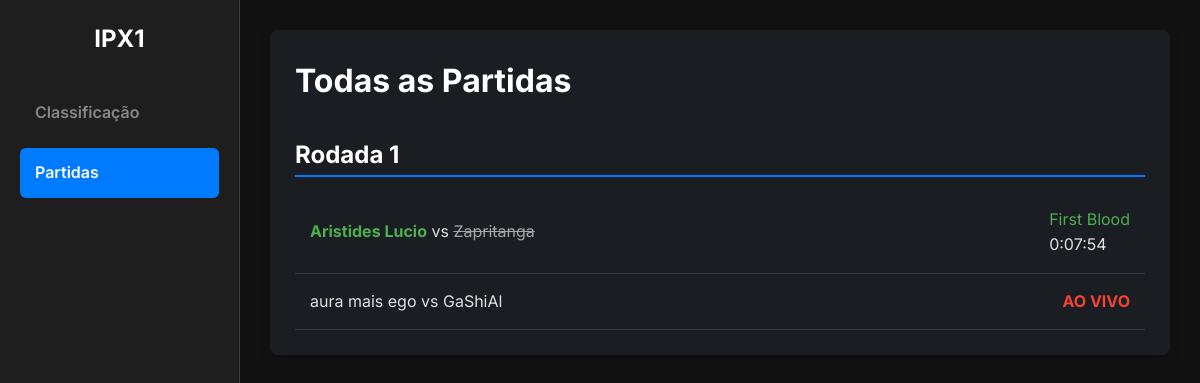
The page /matches/ on the database its author committed.
### roundRobin/models.py (models this page shows, shortened)
class Match(models.Model):
    STATUS_SCHEDULED = 'scheduled'
    STATUS_LIVE = 'live'
    STATUS_COMPLETED = 'completed'
    STATUS_CHOICES = [
        (STATUS_SCHEDULED, 'Agendada'),
        (STATUS_LIVE, 'Ao Vivo'),
        (STATUS_COMPLETED, 'Concluída'),
    ]
    status = models.CharField(
        max_length=10,
        choices=STATUS_CHOICES,
        default=STATUS_SCHEDULED, # Toda nova partida começa como "Agendada"
        db_index=True # Facilita filtrar por status
    )
    player1 = models.ForeignKey(Player, on_delete=models.CASCADE, related_name="matches_as_player1")
    player2 = models.ForeignKey(Player, on_delete=models.CASCADE, related_name="matches_as_player2")
    round_number = models.IntegerField(choices=ROUND_CHOICES, default=1, db_index=True)
    scheduled_time = models.DateTimeField(verbose_name="Horário Agendado", null=True, blank=True)
    winner = models.ForeignKey(
        Player,
        on_delete=models.SET_NULL,
        related_name="won_matches",
        null=True, # Partidas agendadas não têm vencedor
        blank=True
    )
    duration = models.DurationField(
        verbose_name="Duração da Partida",
        null=True, # Partidas agendadas não têm duração
        blank=True
    )
    WIN_CONDITION_FIRST_BLOOD = 'first_blood'
    WIN_CONDITION_FARM = 'farm'
    WIN_CONDITION_CHOICES = [
        (WIN_CONDITION_FIRST_BLOOD, "First Blood"),
        (WIN_CONDITION_FARM, "Farm"),
    ]
    win_condition = models.CharField(
        max_length=20,
        choices=WIN_CONDITION_CHOICES,
        null=True, # Partidas agendadas não têm condição de vitória
        blank=True
    )
    player1_farm = models.IntegerField(default=0)
    player2_farm = models.IntegerField(default=0)
    created_at = models.DateTimeField(auto_now_add=True)
    class Meta:
        ordering = ['round_number', 'scheduled_time']
        verbose_name = "Partida"
        verbose_name_plural = "Partidas"

class Player(models.Model):
    username = models.CharField(
        verbose_name = "Nome de Usuario",
        max_length=50,
        null=False,
        blank=False,
        unique=True # Garante que não existam dois jogadores com o mesmo nome
        )
    wins = models.IntegerField(default=0) # Total de vitórias
    losses = models.IntegerField(default=0) # Total de derrotas
    first_blood_wins = models.IntegerField(default=0) # Vitórias rápidas (antes do limite)
    farm_wins = models.IntegerField(default=0) # Vitórias longas (depois do limite)
    total_farm = models.IntegerField(default=0) # Total de farm (em vitórias e derrotas)
    total_kills = models.IntegerField(default=0) # Total de abates (só em vitórias rápidas)
    total_deaths = models.IntegerField(default=0) # Total de mortes (só em derrotas rápidas)
    total_win_time = models.DurationField(
        default=timedelta(0),
        help_text="Tempo total de vitória acumulado."
    )

### roundRobin/views.py (the view)
# urls.py: path('matches/', views.match_list_view, name='match-list'),
def match_list_view(request):
    rounds_data = []
    all_matches = Match.objects.all().order_by('round_number', 'scheduled_time')
    for round_num in range(1, TOTAL_ROUNDS + 1):
        matches_in_round = [m for m in all_matches if m.round_number == round_num]
        if matches_in_round:
            rounds_data.append({
                'round_number': round_num,
                'matches': matches_in_round # Passa a lista de objetos Match direto
            })
    context = {
        'rounds_list': rounds_data,
        'STATUS_COMPLETED': Match.STATUS_COMPLETED,
        'STATUS_LIVE': Match.STATUS_LIVE,
        'STATUS_SCHEDULED': Match.STATUS_SCHEDULED,
    }
    return render(request, 'roundRobin/match_list.html', context)

### roundRobin/templates/roundRobin/match_list.html (shortened to what this page needs)
{% extends "roundRobin/base.html" %}
{% block content %}
    <div class="container">
        <h1>Todas as Partidas</h1>
        {% for round_data in rounds_list %}
            <h2 class="round-header">Rodada {{ round_data.round_number }}</h2>
            <ul class="match-list">
                {% for match in round_data.matches %}
                <li class="match-item">
                    {% if match.status == STATUS_COMPLETED %}
                        <div class="match-players">
                            {% if match.winner == match.player1 %}
                                <span class="player-winner">{{ match.player1.username }}</span>
                                vs
                                <span class="player-loser">{{ match.player2.username }}</span>
                            {% else %}
                                <span class="player-winner">{{ match.player2.username }}</span>
                                vs
                                <span class="player-loser">{{ match.player1.username }}</span>
                            {% endif %}
                        </div>
                        <div class="match-details">
                            <span style="color: var(--win-color)">{{ match.get_win_condition_display }}</span>
                            <div>{{ match.duration }}</div>
                        </div>
                    {% elif match.status == STATUS_LIVE %}
                        <div class="match-players">
                            <span style="color: var(--text-color)">{{ match.player1.username }}</span>
                            vs
                            <span style="color: var(--text-color)">{{ match.player2.username }}</span>
                        </div>
                        <div class="match-details">
                            <span style="color: var(--lose-color); font-weight: 700;">AO VIVO</span>
                        </div>
                    {% endif %}
                </li>
                {% endfor %}
            </ul>
        {% empty %}
            <p style="text-align: center;">Nenhuma partida agendada ou concluída no sistema.</p>
        {% endfor %}
    </div>
{% endblock %}

### roundRobin/templates/roundRobin/base.html (style rules this page uses)
:root { --bg-color: #121212; --sidebar-bg: #1e1e1e; --content-bg: #1a1d21; --text-color: #e0e0e0; --text-muted: #888; --header-color: #ffffff; --border-color: #3a3d41; --accent-color: #007bff; --hover-color: #2a2d31; --win-color: #4CAF50; --lose-color: #F44336; }
* { box-sizing: border-box; margin: 0; padding: 0; }
body { font-family: 'Inter', sans-serif; background-color: var(--bg-color); color: var(--text-color); line-height: 1.6; }
.container { width: 100%; max-width: 1100px; margin: 0 auto; padding: 25px; background-color: var(--content-bg); border-radius: 8px; box-shadow: 0 4px 12px rgba(0, 0, 0, 0.2); }
h1, h2, h3 { color: var(--header-color); margin-bottom: 15px; }
.match-list { list-style: none; }
.match-item { display: flex; justify-content: space-between; align-items: center; padding: 15px; border-bottom: 1px solid var(--border-color); }
.round-header { font-size: 1.5em; margin-top: 30px; border-bottom: 2px solid var(--accent-color); }
.player-winner { font-weight: 700; color: var(--win-color); }
.player-loser { text-decoration: line-through; opacity: 0.7; }

### rows shown on the page
Match: player1.username "Aristides Lucio", player2.username "Zapritanga", win_condition "First Blood", duration "0:07:54"
Match: player1.username "aura mais ego", player2.username "GaShiAl"

### other values the page prints
{{ round_data.round_number }} "1"
